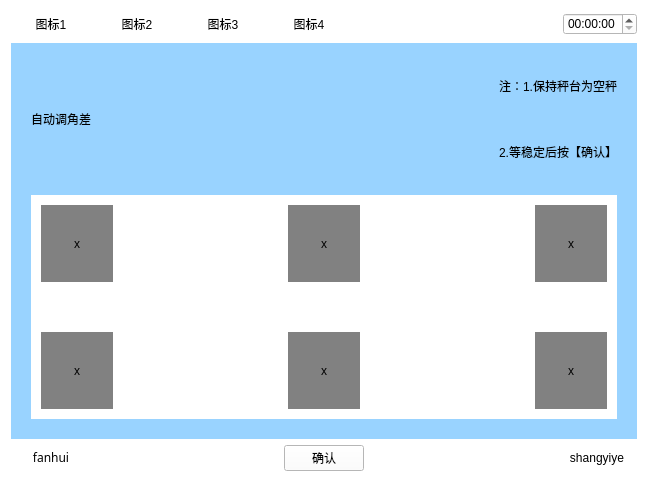
<?xml version="1.0" encoding="UTF-8"?>
<ui version="4.0">
 <class>Zidongtiaojiaocha</class>
 <widget class="QWidget" name="Zidongtiaojiaocha">
  <property name="geometry">
   <rect>
    <x>0</x>
    <y>0</y>
    <width>648</width>
    <height>482</height>
   </rect>
  </property>
  <property name="windowTitle">
   <string>Form</string>
  </property>
  <property name="styleSheet">
   <string notr="true">background-color: rgb(255, 255, 255);</string>
  </property>
  <layout class="QVBoxLayout" name="verticalLayout_3" stretch="1,5,1">
   <item>
    <layout class="QHBoxLayout" name="horizontalLayout_5">
     <item>
      <widget class="QPushButton" name="pushButton">
       <property name="text">
        <string>图标1</string>
       </property>
       <property name="flat">
        <bool>true</bool>
       </property>
      </widget>
     </item>
     <item>
      <widget class="QPushButton" name="pushButton_2">
       <property name="text">
        <string>图标2</string>
       </property>
       <property name="flat">
        <bool>true</bool>
       </property>
      </widget>
     </item>
     <item>
      <widget class="QPushButton" name="pushButton_3">
       <property name="text">
        <string>图标3</string>
       </property>
       <property name="flat">
        <bool>true</bool>
       </property>
      </widget>
     </item>
     <item>
      <widget class="QPushButton" name="pushButton_4">
       <property name="text">
        <string>图标4</string>
       </property>
       <property name="flat">
        <bool>true</bool>
       </property>
      </widget>
     </item>
     <item>
      <spacer name="horizontalSpacer_4">
       <property name="orientation">
        <enum>Qt::Horizontal</enum>
       </property>
       <property name="sizeHint" stdset="0">
        <size>
         <width>40</width>
         <height>20</height>
        </size>
       </property>
      </spacer>
     </item>
     <item>
      <widget class="QTimeEdit" name="timeEdit_2"/>
     </item>
    </layout>
   </item>
   <item>
    <widget class="QWidget" name="widget" native="true">
     <property name="sizePolicy">
      <sizepolicy hsizetype="Preferred" vsizetype="Preferred">
       <horstretch>0</horstretch>
       <verstretch>0</verstretch>
      </sizepolicy>
     </property>
     <property name="contextMenuPolicy">
      <enum>Qt::DefaultContextMenu</enum>
     </property>
     <property name="styleSheet">
      <string notr="true">background-color: rgb(153, 211, 255);</string>
     </property>
     <layout class="QVBoxLayout" name="verticalLayout_2" stretch="1,2">
      <property name="spacing">
       <number>20</number>
      </property>
      <property name="margin">
       <number>20</number>
      </property>
      <item>
       <layout class="QHBoxLayout" name="horizontalLayout">
        <item>
         <widget class="QLabel" name="label">
          <property name="text">
           <string>自动调角差</string>
          </property>
         </widget>
        </item>
        <item>
         <spacer name="horizontalSpacer">
          <property name="orientation">
           <enum>Qt::Horizontal</enum>
          </property>
          <property name="sizeHint" stdset="0">
           <size>
            <width>40</width>
            <height>20</height>
           </size>
          </property>
         </spacer>
        </item>
        <item>
         <layout class="QVBoxLayout" name="verticalLayout">
          <item>
           <widget class="QLabel" name="label_2">
            <property name="text">
             <string>注：1.保持秤台为空秤</string>
            </property>
           </widget>
          </item>
          <item>
           <widget class="QLabel" name="label_3">
            <property name="text">
             <string>2.等稳定后按【确认】</string>
            </property>
            <property name="alignment">
             <set>Qt::AlignRight|Qt::AlignTrailing|Qt::AlignVCenter</set>
            </property>
           </widget>
          </item>
         </layout>
        </item>
       </layout>
      </item>
      <item>
       <widget class="QWidget" name="widget_2" native="true">
        <property name="sizePolicy">
         <sizepolicy hsizetype="Preferred" vsizetype="Preferred">
          <horstretch>0</horstretch>
          <verstretch>0</verstretch>
         </sizepolicy>
        </property>
        <property name="styleSheet">
         <string notr="true">background-color: rgb(255, 255, 255);</string>
        </property>
        <layout class="QGridLayout" name="gridLayout">
         <property name="horizontalSpacing">
          <number>175</number>
         </property>
         <property name="verticalSpacing">
          <number>50</number>
         </property>
         <property name="margin">
          <number>10</number>
         </property>
         <item row="0" column="0">
          <widget class="QLabel" name="label_4">
           <property name="styleSheet">
            <string notr="true">background-color: rgb(129, 129, 129);</string>
           </property>
           <property name="text">
            <string>x</string>
           </property>
           <property name="alignment">
            <set>Qt::AlignCenter</set>
           </property>
          </widget>
         </item>
         <item row="0" column="1">
          <widget class="QLabel" name="label_10">
           <property name="styleSheet">
            <string notr="true">background-color: rgb(129, 129, 129);</string>
           </property>
           <property name="text">
            <string>x</string>
           </property>
           <property name="alignment">
            <set>Qt::AlignCenter</set>
           </property>
          </widget>
         </item>
         <item row="0" column="2">
          <widget class="QLabel" name="label_12">
           <property name="styleSheet">
            <string notr="true">background-color: rgb(129, 129, 129);</string>
           </property>
           <property name="text">
            <string>x</string>
           </property>
           <property name="alignment">
            <set>Qt::AlignCenter</set>
           </property>
          </widget>
         </item>
         <item row="1" column="0">
          <widget class="QLabel" name="label_5">
           <property name="styleSheet">
            <string notr="true">background-color: rgb(129, 129, 129);</string>
           </property>
           <property name="text">
            <string>x</string>
           </property>
           <property name="alignment">
            <set>Qt::AlignCenter</set>
           </property>
          </widget>
         </item>
         <item row="1" column="1">
          <widget class="QLabel" name="label_7">
           <property name="styleSheet">
            <string notr="true">background-color: rgb(129, 129, 129);</string>
           </property>
           <property name="text">
            <string>x</string>
           </property>
           <property name="alignment">
            <set>Qt::AlignCenter</set>
           </property>
          </widget>
         </item>
         <item row="1" column="2">
          <widget class="QLabel" name="label_11">
           <property name="styleSheet">
            <string notr="true">background-color: rgb(129, 129, 129);</string>
           </property>
           <property name="text">
            <string>x</string>
           </property>
           <property name="alignment">
            <set>Qt::AlignCenter</set>
           </property>
          </widget>
         </item>
        </layout>
       </widget>
      </item>
     </layout>
    </widget>
   </item>
   <item>
    <layout class="QHBoxLayout" name="horizontalLayout_2">
     <item>
      <widget class="QPushButton" name="returnIndex">
       <property name="font">
        <font>
         <family>AR PL UMing TW MBE</family>
        </font>
       </property>
       <property name="text">
        <string>fanhui</string>
       </property>
       <property name="flat">
        <bool>true</bool>
       </property>
      </widget>
     </item>
     <item>
      <spacer name="horizontalSpacer_2">
       <property name="orientation">
        <enum>Qt::Horizontal</enum>
       </property>
       <property name="sizeHint" stdset="0">
        <size>
         <width>40</width>
         <height>20</height>
        </size>
       </property>
      </spacer>
     </item>
     <item>
      <widget class="QPushButton" name="confirm">
       <property name="text">
        <string>确认</string>
       </property>
      </widget>
     </item>
     <item>
      <spacer name="horizontalSpacer_3">
       <property name="orientation">
        <enum>Qt::Horizontal</enum>
       </property>
       <property name="sizeHint" stdset="0">
        <size>
         <width>40</width>
         <height>20</height>
        </size>
       </property>
      </spacer>
     </item>
     <item>
      <widget class="QPushButton" name="returnPage">
       <property name="text">
        <string>shangyiye</string>
       </property>
       <property name="flat">
        <bool>true</bool>
       </property>
      </widget>
     </item>
    </layout>
   </item>
  </layout>
 </widget>
 <resources/>
 <connections/>
</ui>
